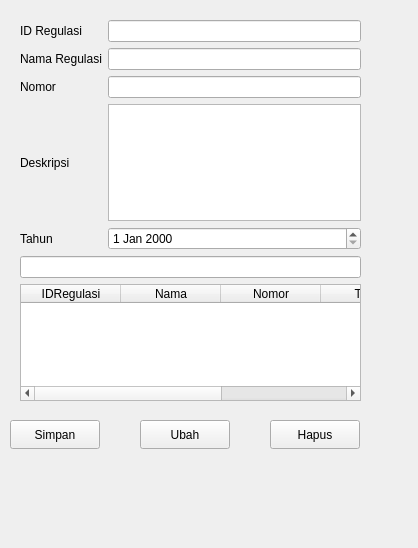
<?xml version="1.0" encoding="UTF-8"?>
<ui version="4.0">
 <class>Form</class>
 <widget class="QWidget" name="Form">
  <property name="geometry">
   <rect>
    <x>0</x>
    <y>0</y>
    <width>418</width>
    <height>548</height>
   </rect>
  </property>
  <property name="windowTitle">
   <string>Form</string>
  </property>
  <widget class="QWidget" name="gridLayoutWidget_2">
   <property name="geometry">
    <rect>
     <x>20</x>
     <y>20</y>
     <width>341</width>
     <height>381</height>
    </rect>
   </property>
   <layout class="QGridLayout" name="gridLayout_3">
    <item row="1" column="0">
     <widget class="QLabel" name="label_7">
      <property name="text">
       <string>Nama Regulasi</string>
      </property>
     </widget>
    </item>
    <item row="5" column="0">
     <widget class="QLabel" name="label_9">
      <property name="text">
       <string>Tahun </string>
      </property>
     </widget>
    </item>
    <item row="2" column="0">
     <widget class="QLabel" name="label_8">
      <property name="text">
       <string>Nomor</string>
      </property>
     </widget>
    </item>
    <item row="1" column="1">
     <widget class="QLineEdit" name="editNama"/>
    </item>
    <item row="7" column="0" colspan="2">
     <widget class="QTableWidget" name="tabelRegulasi">
      <column>
       <property name="text">
        <string>IDRegulasi</string>
       </property>
      </column>
      <column>
       <property name="text">
        <string>Nama</string>
       </property>
      </column>
      <column>
       <property name="text">
        <string>Nomor</string>
       </property>
      </column>
      <column>
       <property name="text">
        <string>Tahun</string>
       </property>
      </column>
      <column>
       <property name="text">
        <string>Deskripsi</string>
       </property>
      </column>
     </widget>
    </item>
    <item row="3" column="0">
     <widget class="QLabel" name="label_10">
      <property name="text">
       <string>Deskripsi</string>
      </property>
     </widget>
    </item>
    <item row="0" column="0">
     <widget class="QLabel" name="label_6">
      <property name="text">
       <string>ID Regulasi</string>
      </property>
     </widget>
    </item>
    <item row="2" column="1">
     <widget class="QLineEdit" name="editNomor"/>
    </item>
    <item row="0" column="1">
     <widget class="QLineEdit" name="editID"/>
    </item>
    <item row="3" column="1">
     <widget class="QTextEdit" name="editDeskripsi"/>
    </item>
    <item row="5" column="1">
     <widget class="QDateEdit" name="editTahun"/>
    </item>
    <item row="6" column="0" colspan="2">
     <widget class="QLineEdit" name="editCari"/>
    </item>
   </layout>
  </widget>
  <widget class="QPushButton" name="btnHapus">
   <property name="geometry">
    <rect>
     <x>270</x>
     <y>420</y>
     <width>90</width>
     <height>29</height>
    </rect>
   </property>
   <property name="text">
    <string>Hapus</string>
   </property>
  </widget>
  <widget class="QPushButton" name="btnSimpan">
   <property name="geometry">
    <rect>
     <x>10</x>
     <y>420</y>
     <width>90</width>
     <height>29</height>
    </rect>
   </property>
   <property name="text">
    <string>Simpan</string>
   </property>
  </widget>
  <widget class="QPushButton" name="btnUbah">
   <property name="geometry">
    <rect>
     <x>140</x>
     <y>420</y>
     <width>90</width>
     <height>29</height>
    </rect>
   </property>
   <property name="text">
    <string>Ubah</string>
   </property>
  </widget>
 </widget>
 <resources/>
 <connections/>
</ui>
